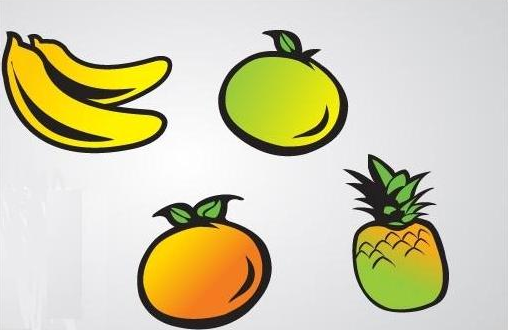
#> input picture Lab4-image.png, 508 x 331 px
$ python connected_component_labelling.py
#> lines starting #> are read from the running program, lines starting #| are printed output that depends on the picture; after the words box and inside, x2 and y2 are one past the last pixel; in counts of white or black regions, pixels touching at a corner belong together
from PIL import Image
import numpy as np
import cv2
import matplotlib.pyplot as plt

#binarize image
img = cv2.imread("Lab4-image.png")
#> img is the input picture: shape (331, 508, 3); mean B, G, R 173.9, 204.6, 209
img = cv2.cvtColor(img, cv2.COLOR_BGR2GRAY)
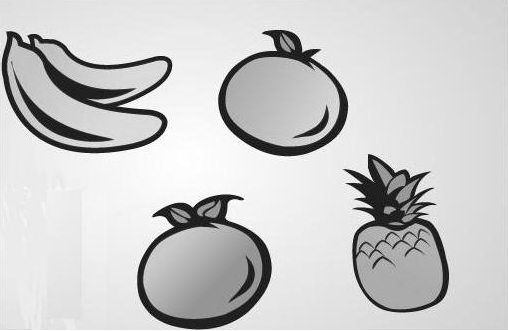
#> img: shape (331, 508); min 0, max 255, mean 202.3
retval,threshold = cv2.threshold(img,100,255,cv2.THRESH_BINARY)
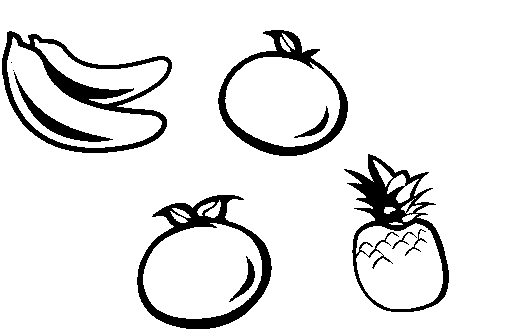
#> threshold: shape (331, 508); 90.2% white; 11 black regions (2 under 20 px), largest, box (x1, y1, x2, y2) and area: (2, 31, 172, 153) 4165, (344, 154, 449, 312) 3932, (137, 195, 272, 329) 3736

#make matrix of dimension that of image
height,width = img.shape[0],img.shape[1]
#> height = 331; width = 508
matrix = np.zeros((height,width))

#Algorithm implementation
label = 1
dic = {}
for x in range(height):
    for y in range(width):
        value = threshold[x,y]
        if value == 0:
            left = matrix[x,y-1]
            top  = matrix[x-1,y]
            if left > 0 and top > 0:
                matrix[x,y] = min(left,top)
                if left != top:
                    dic.update([ ( max(left,top),min(left,top) ) ])
            elif left > 0:
                matrix[x,y] = left
            elif top > 0:
                matrix[x,y] = top
            else:
                label = label+1
                matrix[x,y] = label
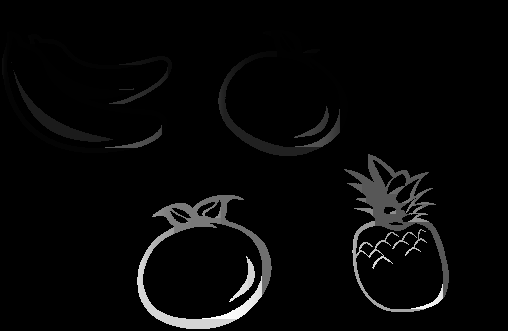
#> matrix: shape (331, 508) float64; min 0, max 477, mean 14.4; drawn with min black and max white
#> after the loop, dic = 440 items; label = 477

key = list(dic.keys())
#> key = 440 values, max 477 at index 439, min 4 at index 0, mean 237.9
val = list(dic.values())
#> val = 440 values, max 462 at index 426, min 2 at index 0, mean 219.5

for x in range(0,height):
    for y in range(0,width):
        values = matrix[x,y]
        for z in range(len(key)):
            if values == key[z]:
                matrix[x,y] = val[z]
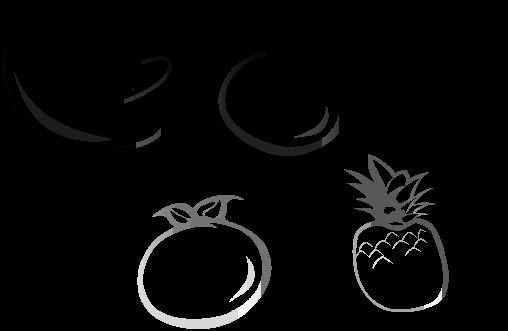
#> matrix: shape (331, 508) float64; 5.44% of pixels changed, all inside (x1, y1, x2, y2) = (2, 31, 443, 329); drawn with min black and max white

plt.imshow(matrix,cmap="nipy_spectral")
plt.show()
